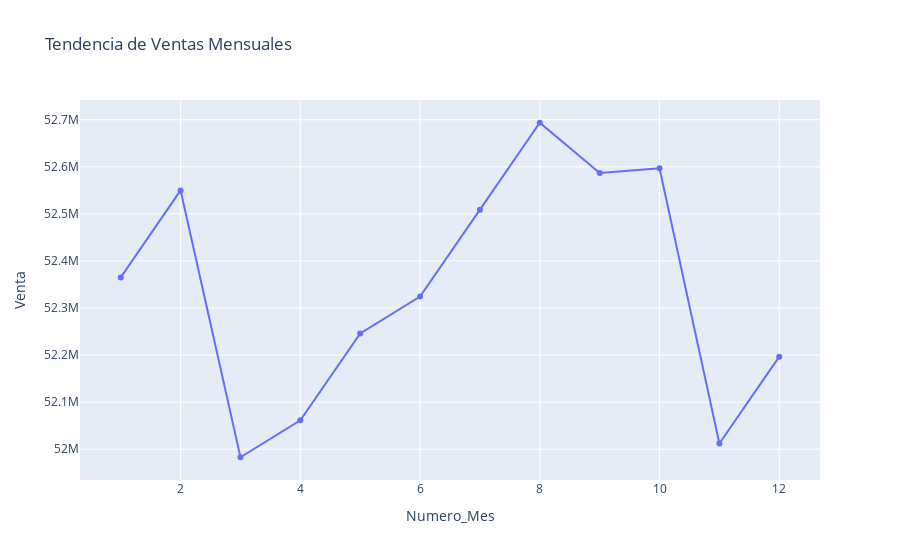

The notebook cell this image was saved under:
### Markdown cell above
#### Análisis de tendecia

### Code cell
import plotly.express as px


# Agrupar por mes y sumar las métricas
monthly_summary = data_cp.groupby('Numero_Mes')[['Venta', 'Desecho', 'Faltante', 'Caducado', 'Total perdida']].sum().reset_index()

# Tendencia de Ventas
fig_venta = px.line(monthly_summary, x='Numero_Mes', y='Venta', title='Tendencia de Ventas Mensuales', markers=True)
fig_venta.show()

### Figure 1 — Plotly figure (JSON) as saved in the notebook; plotly's stock layout.template omitted (floating-point values rounded to 4 significant figures)
{"data": [{"hovertemplate": "Numero_Mes=%{x}<br>Venta=%{y}<extra></extra>", "legendgroup": "", "line": {"color": "#636efa", "dash": "solid"}, "marker": {"symbol": "circle"}, "mode": "lines+markers", "name": "", "orientation": "v", "showlegend": false, "type": "scatter", "x": [1, 2, 3, 4, 5, 6, 7, 8, 9, 10, 11, 12], "xaxis": "x", "y": [52365050, 52549833, 51982954, 52061384, 52246095, 52324422, 52509030, 52693638, 52586947, 52596758, 52012140, 52196626], "yaxis": "y"}], "layout": {"legend": {"tracegroupgap": 0}, "title": {"text": "Tendencia de Ventas Mensuales"}, "xaxis": {"anchor": "y", "domain": [0, 1], "title": {"text": "Numero_Mes"}}, "yaxis": {"anchor": "x", "domain": [0, 1], "title": {"text": "Venta"}}}}
